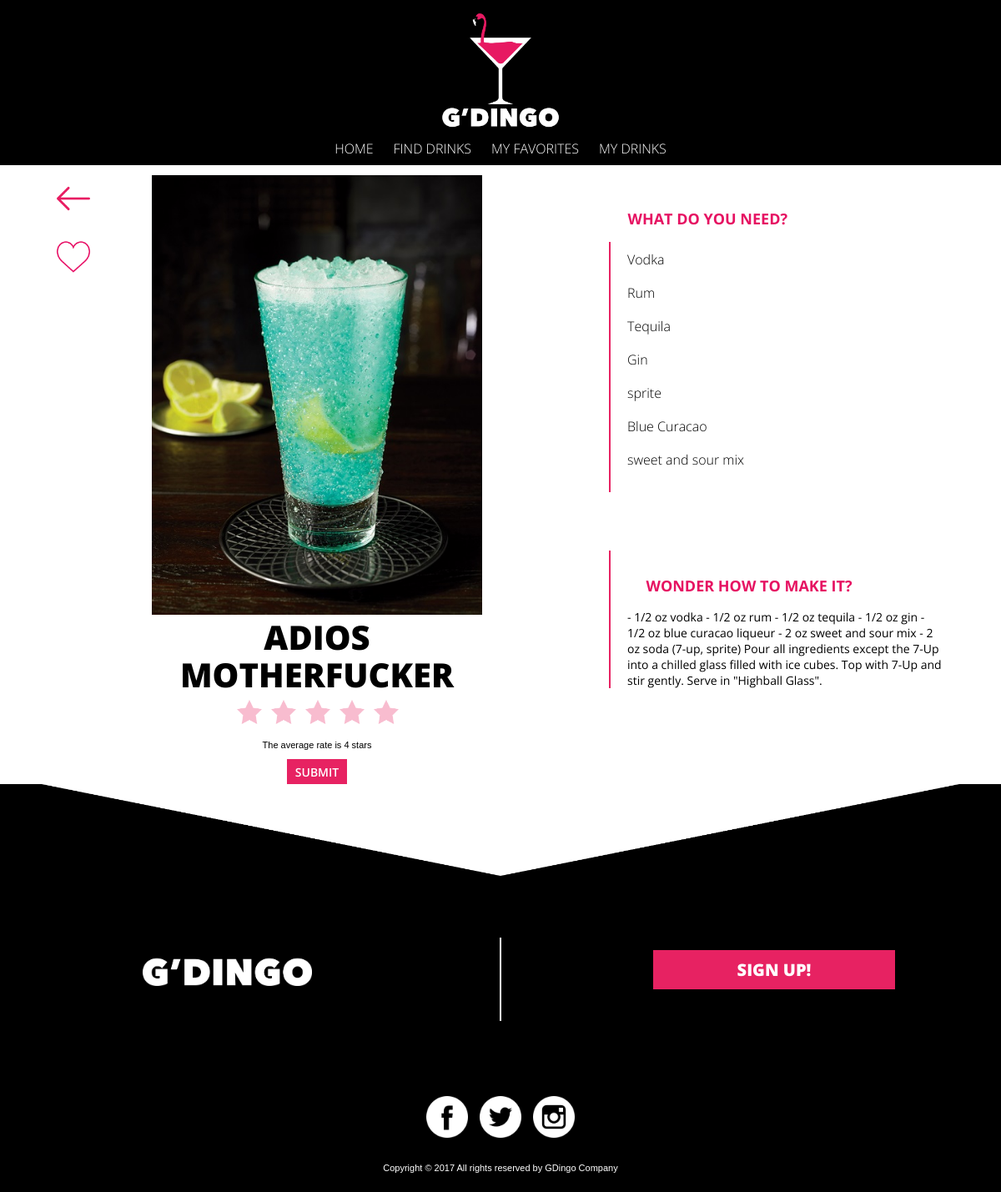
Page /drinkbase.php?DrinkId=3 on the committed database.
### tables this page shows
CREATE TABLE `Drinks` (
  `DrinkId` int(11) NOT NULL,
  `DrinkName` varchar(255) NOT NULL,
  `DrinkAuthor` varchar(255) NOT NULL,
  `DrinkPicture` varchar(255) NOT NULL,
  `DrinkReceipt` text NOT NULL
);

### config.php (called while the page is built, shortened)
<?php
$url = $_SERVER['REQUEST_URI'];
$strings = explode('/', $url);
$current_page = end($strings);
?>

### drinkbase.php (the view, shortened to what this page needs)
<?php include 'config.php';?>
<?php include 'Includes/config.php';?>
<?php
	$DrinkId = trim($_GET['DrinkId']);
	$Current = json_encode($currentUser);
	@ $db = new mysqli($dbserver, $dbuser, $dbpass, $dbname);
	$query = " SELECT Drinks.DrinkId, Drinks.DrinkName, Drinks.DrinkAuthor, Drinks.DrinkPicture, Drinks.DrinkReceipt, Ingredients.IngId, Ingredients.NameIng FROM Drinks
		JOIN DrinksIng ON Drinks.DrinkId = DrinksIng.DrinkId
		JOIN Ingredients ON Ingredients.IngId = DrinksIng.IngId
		WHERE Drinks.DrinkId=$DrinkId";
	$stmt = $db->prepare($query);
	$stmt->bind_result($DrinkId, $DrinkName, $DrinkAuthor, $DrinkPicture, $DrinkReceipt, $IngId, $NameIng);
	$stmt->execute();
	$alling=array();
	while ($stmt->fetch()) {
		array_push($alling,$NameIng);
	};
?>
<!Doctype html>
<html>
	<head>
	</head>
	<body>
	<div id="pageContainer">
	<?php include 'header.php';?>
		<div class='container'>
			<div id="white">
				<div class="drinkside">
					<div class='side'>
			    		<?php
			    			echo "<img class='drinkimage' src=Images/DrinkPictures/$DrinkPicture>";
			    		?>
		    		</div>
		    		<div class="heart">
						<?php
							$query = ("SELECT * FROM Favo WHERE DrinkId = $DrinkId AND username = $Current");
							$stmt = $db->prepare($query);
	    					$stmt->bind_result($DrinkId2, $username);
							if($DrinkId2 == $DrinkId){
								echo '<a href="RemoveFav.php?DrinkId=' . urlencode($DrinkId) . '"><img class="knapp" src="Images/like2.png"></a>';
							}
							else {
								echo '<a href="AddFav.php?DrinkId=' . urlencode($DrinkId) . '"><img class="knapp" src="Images/like.png"></a>';
							}
						?>
					</div>
					<div  class="back">
						<a href="#" onClick="history.go(-1);return true;"><img class="knapp" src="Images/left-arrow.png"></a>
					</div>
					<h3><?php echo $DrinkName; ?></h3>
	<form name="form" action="" method="post">
  		<input type="checkbox" name="subject1" value="1" class="checkbox">
  		<input type="checkbox" name="subject2" value="2">
  		<input type="checkbox" name="subject3" value="3">
  		<input type="checkbox" name="subject4" value="4">
  		<input type="checkbox" name="subject5" value="5"><br>
  						<?php
						$query = "SELECT Rate FROM Rating WHERE DrinkId = $DrinkId";
						$stmt = $db->prepare($query);
							$stmt->bind_result($number);
							$stmt->execute();
							$numbers=array();
							while ($stmt->fetch()) {
								array_push($numbers,$number);
							};
							$average = array_sum($numbers) / count($numbers);
							echo '<p>The average rate is ' . $average . ' stars</p>';
						?>
					<input type="submit" name="check" class="checksubmit" value="Submit">
					</form>
				</div>
				<div class='maincontent'>
					<div class='ingrblack'>
						<h4>What do you need? </h4>
						<ul><?php foreach($alling as $value){
			    			echo "<li>" . $value . "</li><br>";} ?>
			    		</ul>
			    	</div>
			    	<div class='receipt'>
				    	<h4>Wonder how to make it? </h4>
			    		<?php echo "<p>" . $DrinkReceipt. "<p>"; ?>
			    	</div>
	    		</div>
			</div>
		</div>
	</div>
	<?php include 'footer.php';?>
	</body>
</html>

### header.php (shortened to what this page needs)
<!DOCTYPE html >
<html>
	<head>
	</head>
	<body>
		<header id= "header">
			<a href="index.php" class='logo'></a>
			<nav class="nav">
				<ul>
					<li><a class="<?php echo ($current_page == 'index.php' || $current_page == '') ? 'active' : NULL ?>" href="index.php"> Home</a></li>
					<li><a class="<?php echo $current_page == 'finddrinks.php' ? 'active' : NULL ?>" href="finddrinks.php">Find drinks</a></li>
					<li><a class="<?php echo $current_page == 'mydrinks.php' ? 'active' : NULL ?>" href="mydrinks.php">My favorites</a></li>
					<li><a class="<?php echo $current_page == 'memberpage.php' ? 'active' : NULL ?>" href="memberpage.php">My Drinks</a></li>
				</ul>
			</nav>
		</header>
	</body>
</html>

### footer.php (shortened to what this page needs)
<!DOCTYPE html >
<html>
	<head>
	</head>
	<body>
	<div id="footer">
	<img src="Images/tri.png" class="tri">
	<div id="line"></div>
	<div id="footerImg">
		<img class="footerLogo" src="Images/logotext.png" >
	</div>
	<div id="rightSide">
		<a href="indexlogin.php"><button class="exitbtn"> SIGN UP!</button></a>
	</div>
	<div class="links">
		<img class="link" src="Images/facebook.png" >
		<img class="link" src="Images/twitter.png" >
		<img class="link" src="Images/instagram.png" >
	</div>
	<div id="footerCopyrights">
		<p class="footerP">Copyright © 2017 All rights reserved by GDingo Company</p>
	</div>
	</div>
	</body>
</html>

### header.php (style rules this page uses)
body { margin:0; }
header { overflow: hidden; position:fixed; width:100%; z-index:100; }
p { font-family: 'open-sans', helvetica; font-size: 11px; }
.logo { width: 100px; height:100px; background: url("Images/logotype.png") no-repeat center center; background-size:80%; margin: 0 auto; text-align: center; display:block; transition: all 0.5s ease-in-out; -moz-transition: all 0.5s ease-in-out; -webkit-transition: all 0.5s ease-in-out; -o-transition: all 0.5s ease-in-out; }
#header { background-color:black; background-size: 100%; }
.nav { text-align: center; background-color: black; padding:10px; z-index: 1; overflow: hidden; transition: all 0.5s ease-in-out; -moz-transition: all 0.5s ease-in-out; -webkit-transition: all 0.5s ease-in-out; -o-transition: all 0.5s ease-in-out; }
nav ul { list-style:none; margin:0; padding:0; }
.nav li, .nav > ul > li > a { font-family: "open sans",sans-serif; font-weight: 300; text-transform: uppercase; padding: 5px; padding-bottom:2px; }
.nav a { text-decoration:none; color:white; line-height: 42px; }
.nav { clear: both; display: none; }
@media (min-width: 600px) { body { margin: 0 auto; } }
@media (min-width: 600px) { .logo { margin:auto; width: 150px; height:150px; background-size:100%; margin-top: 10px; } }
@media (min-width: 600px) { .nav { display:block; } }
@media (min-width: 600px) { #header { background-color:black; background-size: 100%; } }
@media (min-width: 600px) { .nav li, .nav > ul > li > a { display:inline; line-height: 15px; margin-bottom: 10px; } }

### footer.php (style rules this page uses)
body { margin: 0 auto; }
.tri { width:100%; background-size: 100%; z-index: -1; margin-bottom: 40px; }
#footer { clear: both; background: #000; color: White; padding: 0; text-align: center; vertical-align: middle; line-height: normal; margin: 0 auto; bottom: -10px; width: 100%; max-width: 1100px; }
.footerLogo { width: 70%; margin: 27px auto -20px auto; }
#footerImg { padding-bottom: 15px; width: 70%; margin: 20px auto 0 auto; }
.links { width: 70% margin: 0 auto; }
.link { width: 50px; margin: 0 5px; box-sizing: border-box; }
#footerCopyrights { margin: 10px auto 0 auto; height: 50px; }
.footerP, .footerP1 { padding-top: 15px; font-size: 11px; }
.exitbtn { margin: 20px auto 30px auto; text-align: center; font-family: 'open sans',helvetica; font-weight: 800; text-transform: uppercase; font-size: 20px; background-color: #e72262; color: #fff; border:none; width: 220px; padding: 10px 25px 10px 25px; }
@media (min-width: 600px) { #footerImg { width: 40%; max-width: 290px; float: left; display: inline; margin-top: -140px; padding: 0 7% 0px; } }
@media (min-width: 600px) { .exitbtn { margin-top: -120px; width: 100%; } }
@media (min-width: 600px) { .links { margin-top: 90px; } }
@media (min-width: 600px) { #line { width: 2px; height: 100px; background-color: #fff; margin: 30px auto; overflow: hidden; } }
@media (min-width: 600px) { #rightSide { margin-top: -98px; width: 30%; max-width: 290px; float: right; padding: 0 7%; } }

### rows in the picture
drinks: DrinkPicture (picture), DrinkName "ADIOS MOTHERFUCKER", DrinkReceipt "- 1/2 oz vodka - 1/2 oz rum - 1/2 oz tequila - 1/2 oz gin - 1/2 oz blue curacao liqueur - 2 oz sweet and sour mix - 2 oz soda (7-up, sprite) Pour all ingredients except the 7-Up into a chilled glass filled with ice cubes. Top with 7-Up and stir gently. Serve in \"Highball Glass\"."

### other values in the picture
$average "4"
$value "Vodka"
$value "Rum"
$value "Tequila"
$value "Gin"
$value "sprite"
$value "Blue Curacao"
$value "sweet and sour mix"
